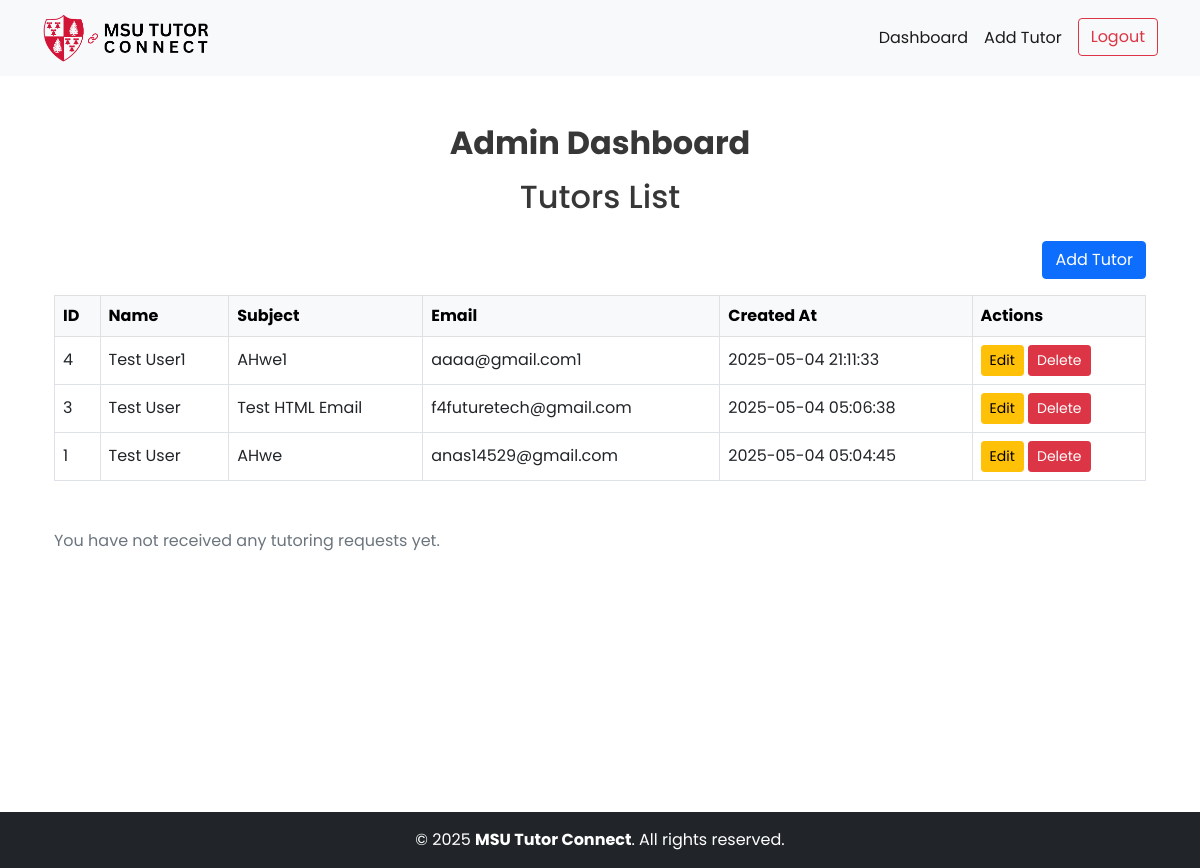
/admin_dashboard.php (signed in), run on an earlier commit of the app's database.
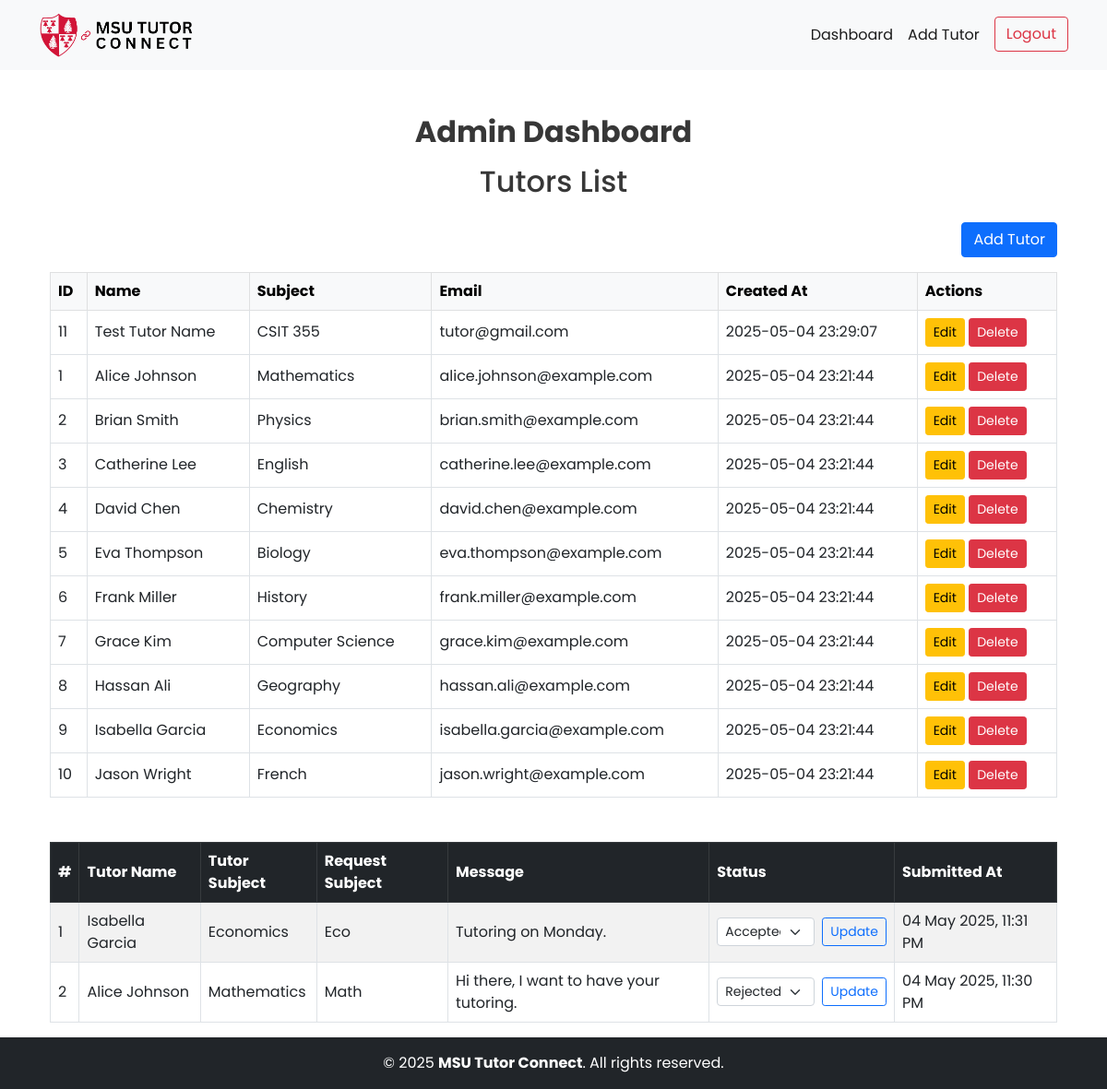
And on a later commit of the database.
### tables this page shows
CREATE TABLE `tutors` (
  `tutor_id` int NOT NULL,
  `name` varchar(100) NOT NULL,
  `subject` varchar(100) NOT NULL,
  `email` varchar(100) NOT NULL,
  `bio` text NOT NULL,
  `created_at` datetime DEFAULT CURRENT_TIMESTAMP,
  `image` varchar(255) DEFAULT NULL
);

CREATE TABLE `tutoring_requests` (
  `request_id` int NOT NULL,
  `student_id` int DEFAULT NULL,
  `tutor_id` int DEFAULT NULL,
  `subject` varchar(100) NOT NULL,
  `message` text NOT NULL,
  `status` enum('pending','accepted','rejected') NOT NULL DEFAULT 'pending',
  `submitted_at` datetime DEFAULT CURRENT_TIMESTAMP
);

### core/Controller.php (called while the page is built, shortened)
<?php
class Controller
{
    public function view($view, $data = [])
    {
        extract($data);
        require_once "./app/views/$view.phtml";
        $content = ob_get_clean();
        require_once "./app/views/layout.phtml";
    }
}

### app/controllers/AdminController.php (called while the page is built, shortened)
<?php
class AdminController extends Controller
{
    private $tutorModel;
    public function __construct()
    {
        $this->tutorModel = new TutorModel();
    }
    public function index()
    {
        $tutors = $this->tutorModel->getAllTutors();
        $requests = $this->tutorModel->getAllRequests();
        $this->view('admin/dashboard', ['tutors' => $tutors,'requests' => $requests]);
    }
}

### core/Database.php (called while the page is built, shortened)
<?php
class Database
{
    private static $instance = null;
    private function __construct()
    {
        try {
            $this->pdo = new PDO(
                "mysql:host=" . DB_HOST . ";dbname=" . DB_NAME,
                DB_USER,
                DB_PASS
            );
        } catch (PDOException $e) {
            die("Database connection failed: " . $e->getMessage());
        }
    }
    public static function getDB()
    {
        if (self::$instance === null) {
            self::$instance = new Database();
        }
        return self::$instance->pdo;
    }
}

### core/Model.php (called while the page is built, shortened)
<?php
class Model
{
    public function __construct()
    {
        $this->db = Database::getDB();
    }
}

### app/models/TutorModel.php (called while the page is built, shortened)
<?php
class TutorModel extends Model
{
    public function getAllTutors()
    {
        $stmt = $this->db->query("SELECT * FROM tutors ORDER BY created_at DESC");
        return $stmt->fetchAll(PDO::FETCH_ASSOC);
    }
    public function getAllRequests()
    {
        $stmt = $this->db->prepare("
        SELECT r.request_id, t.name AS tutor_name, t.subject AS tutor_subject, r.subject, r.message, r.status, r.submitted_at
        FROM tutoring_requests r
        JOIN tutors t ON r.tutor_id = t.tutor_id
        ORDER BY r.submitted_at DESC
    ");
        $stmt->execute();
        return $stmt->fetchAll(PDO::FETCH_ASSOC);
    }
}

### app/controllers/AuthController.php (called while the page is built, shortened)
<?php
class AuthController extends Controller
{
    public static function isAdmin()
    {
        return isset($_SESSION['user_id']) && isset($_SESSION['role']) && $_SESSION['role'] == 'admin';
    }
}

### app/views/admin/dashboard.phtml (the view, shortened to what this page needs)
<?php $title = 'Admin Dashboard'; ?>
<div class="container mt-5">
    <h2 class="mb-3 text-center fw-bold"><?= $title; ?></h2>
    <h2 class="mb-4 text-center">Tutors List</h2>
    <div class="text-end mb-3">
        <a href="<?= BASE_URL ?>add_tutor.php" class="btn btn-primary">Add Tutor</a>
    </div>
    <?php if (!empty($tutors)): ?>
        <table class="table table-bordered mx-auto">
            <thead class="table-light">
                <tr>
                    <th>ID</th>
                    <th>Name</th>
                    <th>Subject</th>
                    <th>Email</th>
                    <th>Created At</th>
                    <th>Actions</th>
                </tr>
            </thead>
            <tbody>
                <?php foreach ($tutors as $tutor): ?>
                    <tr>
                        <td><?= htmlspecialchars($tutor['tutor_id']) ?></td>
                        <td><?= htmlspecialchars($tutor['name']) ?></td>
                        <td><?= htmlspecialchars($tutor['subject']) ?></td>
                        <td><?= htmlspecialchars($tutor['email']) ?></td>
                        <td><?= htmlspecialchars($tutor['created_at']) ?></td>
                        <td>
                            <a href="<?= BASE_URL ?>edit_tutor.php?id=<?= $tutor['tutor_id'] ?>"
                                class="btn btn-sm btn-warning">Edit</a>
                            <a href="<?= BASE_URL ?>delete_tutor.php?id=<?= $tutor['tutor_id'] ?>" class="btn btn-sm btn-danger"
                                onclick="return confirm('Are you sure?')">Delete</a>
                        </td>
                    </tr>
                <?php endforeach; ?>
            </tbody>
        </table>
    <?php else: ?>
        <p class="text-center">No tutors found.</p>
    <?php endif; ?>
    <div class="mt-5">
        <?php if (empty($requests)): ?>
            <p class="text-muted">You have not received any tutoring requests yet.</p>
        <?php else: ?>
            <table class="table table-bordered table-striped">
                <thead class="table-dark">
                    <tr>
                        <th>#</th>
                        <th>Tutor Name</th>
                        <th>Tutor Subject</th>
                        <th>Request Subject</th>
                        <th>Message</th>
                        <th>Status</th>
                        <th>Submitted At</th>
                    </tr>
                </thead>
                <tbody>
                    <?php foreach ($requests as $i => $req): ?>
                        <tr>
                            <td><?= $i + 1 ?></td>
                            <td><?= htmlspecialchars($req['tutor_name']) ?></td>
                            <td><?= htmlspecialchars($req['tutor_subject']) ?></td>
                            <td><?= htmlspecialchars($req['subject']) ?></td>
                            <td><?= nl2br(htmlspecialchars($req['message'])) ?></td>
                            <td>
                                <form method="POST" action="update_request_status.php" class="d-flex align-items-center gap-2">
                                    <select name="status" class="form-select form-select-sm" required>
                                        <option value="accepted" <?= $req['status'] === 'accepted' ? 'selected' : '' ?>>Accepted
                                        </option>
                                        <option value="rejected" <?= $req['status'] === 'rejected' ? 'selected' : '' ?>>Rejected
                                        </option>
                                    </select>
                                    <button type="submit" class="btn btn-sm btn-outline-primary">Update</button>
                                </form>
                            </td>
                            <td><?= date('d M Y, h:i A', strtotime($req['submitted_at'])) ?></td>
                        </tr>
                    <?php endforeach; ?>
                </tbody>
            </table>
        <?php endif; ?>
    </div>
</div>

### admin_dashboard.php (shortened to what this page needs)
<?php
if (AuthController::isAdmin()) {
    $controller = new AdminController();
    $controller->index();
} else {
    header('Location: ' . BASE_URL . 'login.php');
}

### app/views/layout.phtml (shortened to what this page needs)
<!DOCTYPE html>
<html lang="en">
    <head>
        <link href="<?php echo BASE_URL ?>public/assets/css/bootstrap.min.css" rel="stylesheet">
        <link href="<?php echo BASE_URL ?>public/assets/css/bootstrap.icons.css" rel="stylesheet">
        <link href="<?php echo BASE_URL ?>public/assets/css/style.css" rel="stylesheet">
    </head>
    <body>
        <?php
        if (empty($hideLayout)): ?>
            <nav class="navbar navbar-expand-lg navbar-light bg-light">
                <div class="container">
                    <a class="navbar-brand" href="<?php echo BASE_URL; ?>">
                        <img src="<?php echo BASE_URL ?>public/assets/img/logo.png" alt="Logo" height="50">
                    </a>
                    <div class="collapse navbar-collapse" id="navbarSupportedContent">
                        <ul class="navbar-nav ms-auto mb-2 mb-lg-0">
                            <?php
                            if (AuthController::isAdmin()) {
                                ?>
                                <li class="nav-item">
                                    <a class="nav-link" href="<?= BASE_URL ?>admin_dashboard.php">Dashboard</a>
                                </li>
                                <li class="nav-item">
                                    <a class="nav-link" href="<?= BASE_URL ?>add_tutor.php">Add Tutor</a>
                                </li>
                                <li class="nav-item">
                                    <a class="btn btn-outline-danger ms-2" href="<?= BASE_URL ?>logout.php"> Logout </a>
                                </li>
                                <?php
                            } else if (AuthController::isStudent()) {
                                ?>
                                    <li class="nav-item">
                                        <a class="nav-link" href="<?= BASE_URL ?>student_dashboard.php">Dashboard</a>
                                    </li>
                                    <li class="nav-item">
                                        <a class="nav-link" href="<?= BASE_URL ?>find_tutor.php">Find Tutors</a>
                                    </li>
                                    <li class="nav-item">
                                        <a class="btn btn-outline-danger ms-2" href="<?= BASE_URL ?>logout.php">Logout</a>
                                    </li>
                                <?php
                            } else if (AuthController::isStudent()) {
                                ?>
                                        <li class="nav-item">
                                            <a class="nav-link" href="<?= BASE_URL ?>find_tutor.php">Find Tutors</a>
                                        </li>
                                        <li class="nav-item">
                                            <a class="btn btn-outline-primary ms-2" href="<?= BASE_URL ?>login.php">Login</a>
                                        </li>
                                <?php
                            }
                            ?>
                        </ul>
                    </div>
                </div>
            </nav>
        <?php endif; ?>
        <main>
            <div class="container">
                <?= $content ?>
            </div>
        </main>
        <?php if (empty($hideLayout)): ?>
            <footer class="bg-dark text-white text-center py-3 mt-auto"> &copy; <?= date('Y') ?> <b>MSU Tutor Connect</b>. All
                rights reserved. </footer>
        <?php endif; ?>
    </body>
</html>

### public/assets/css/style.css (style rules this page uses)
body { background-color: #FFFFFF; color: #373737; font-family: 'Poppins', Arial, Helvetica, sans-serif; }
main { min-height: calc(100vh - 112px); }
.nav-link { color: #1b1b1b !important; }
table td,table th { vertical-align: middle; }

What changed in the data, as far as the page shows it:
added tutors: tutor_id "11", name "Test Tutor Name", subject "CSIT 355", email "tutor@gmail.com", created_at "2025-05-04 23:29:07"
changed tutors id 1: name "Test User" → "Alice Johnson"; subject "AHwe" → "Mathematics"; email "anas14529@gmail.com" → "alice.johnson@example.com"; created_at "2025-05-04 05:04:45" → "2025-05-04 23:21:44"; moves up the list
added tutors: tutor_id "2", name "Brian Smith", subject "Physics", email "brian.smith@example.com", created_at "2025-05-04 23:21:44"
changed tutors id 3: name "Test User" → "Catherine Lee"; subject "Test HTML Email" → "English"; email "f4futuretech@gmail.com" → "catherine.lee@example.com"; created_at "2025-05-04 05:06:38" → "2025-05-04 23:21:44"; moves down the list
changed tutors id 4: name "Test User1" → "David Chen"; subject "AHwe1" → "Chemistry"; email "aaaa@gmail.com1" → "david.chen@example.com"; created_at "2025-05-04 21:11:33" → "2025-05-04 23:21:44"
added tutors: tutor_id "5", name "Eva Thompson", subject "Biology", email "eva.thompson@example.com", created_at "2025-05-04 23:21:44"
added tutors: tutor_id "6", name "Frank Miller", subject "History", email "frank.miller@example.com", created_at "2025-05-04 23:21:44"
added tutors: tutor_id "7", name "Grace Kim", subject "Computer Science", email "grace.kim@example.com", created_at "2025-05-04 23:21:44"
added tutors: tutor_id "8", name "Hassan Ali", subject "Geography", email "hassan.ali@example.com", created_at "2025-05-04 23:21:44"
added tutors: tutor_id "9", name "Isabella Garcia", subject "Economics", email "isabella.garcia@example.com", created_at "2025-05-04 23:21:44"
added tutors: tutor_id "10", name "Jason Wright", subject "French", email "jason.wright@example.com", created_at "2025-05-04 23:21:44"
added tutoring_requests: tutor.name "Isabella Garcia", tutor.subject "Economics", subject "Eco", message "Tutoring on Monday.", status "Accepted", submitted_at "04 May 2025, 11:31 PM"
added tutoring_requests: tutor.name "Alice Johnson", tutor.subject "Mathematics", subject "Math", message "Hi there, I want to have your tutoring.", status "Rejected", submitted_at "04 May 2025, 11:30 PM"
Also different on the page:
text no longer shown: "You have not received any tutoring requests yet."
text now shown: "# Tutor Name Tutor Subject Request Subject Message Status Submitted At"
